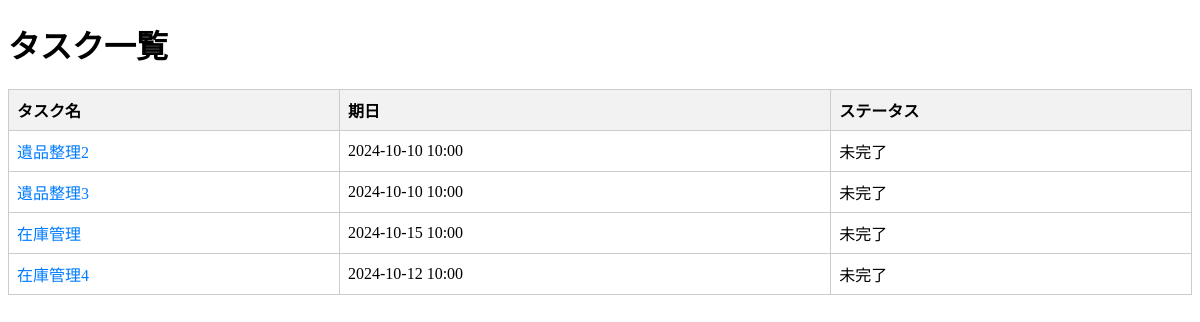
The page /task_list on the database as committed earlier.
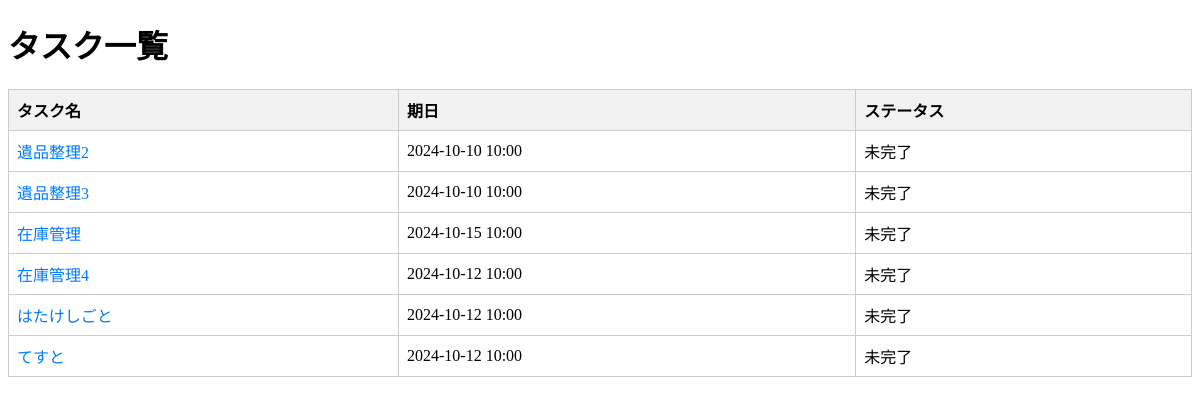
The same page on the database as committed later.
### models.py (models this page shows)
class Task(db.Model):
    id = db.Column(db.Integer, primary_key=True)
    title = db.Column(db.String(100), nullable=False)
    due_date = db.Column(db.DateTime, nullable=False)
    requester_email = db.Column(db.String(100), nullable=False)
    assignee_email = db.Column(db.String(100), nullable=False)
    remind_start_date = db.Column(db.DateTime, nullable=False)
    remind_interval = db.Column(db.String(10), nullable=False)  # "daily" or "weekly"
    is_completed = db.Column(db.Boolean, default=False)  # タスクのステータス

### routes.py (the view)
@main.route('/task_list')
def task_list():
    tasks = Task.query.filter_by(is_completed=False).all()  # 未完了のタスクのみを取得
    return render_template('task_list.html', tasks=tasks)

### templates/task_list.html (shortened to what this page needs)
<!DOCTYPE html>
<html lang="ja">
<head>
</head>
<body>
    <h1>タスク一覧</h1>
    <table>
        <thead>
            <tr>
                <th>タスク名</th>
                <th>期日</th>
                <th>ステータス</th>
            </tr>
        </thead>
        <tbody>
            {% for task in tasks %}
                <tr>
                    <td>
                        <a href="{{ url_for('main.task_detail', task_id=task.id) }}">{{ task.title }}</a>
                    </td>
                    <td>{{ task.due_date.strftime('%Y-%m-%d %H:%M') }}</td>
                    <td>{{ '完了' if task.is_completed else '未完了' }}</td>
                </tr>
            {% endfor %}
        </tbody>
    </table>
</body>
</html>

### templates/task_list.html (style rules this page uses)
table { width: 100%; border-collapse: collapse; }
th, td { border: 1px solid #ccc; padding: 8px; text-align: left; }
th { background-color: #f2f2f2; }
a { text-decoration: none; color: #007BFF; }

Rows that differ between the two databases and show on the page:
added Task: title "はたけしごと", due_date "2024-10-12 10:00", is_completed "未完了"
added Task: title "てすと", due_date "2024-10-12 10:00", is_completed "未完了"
